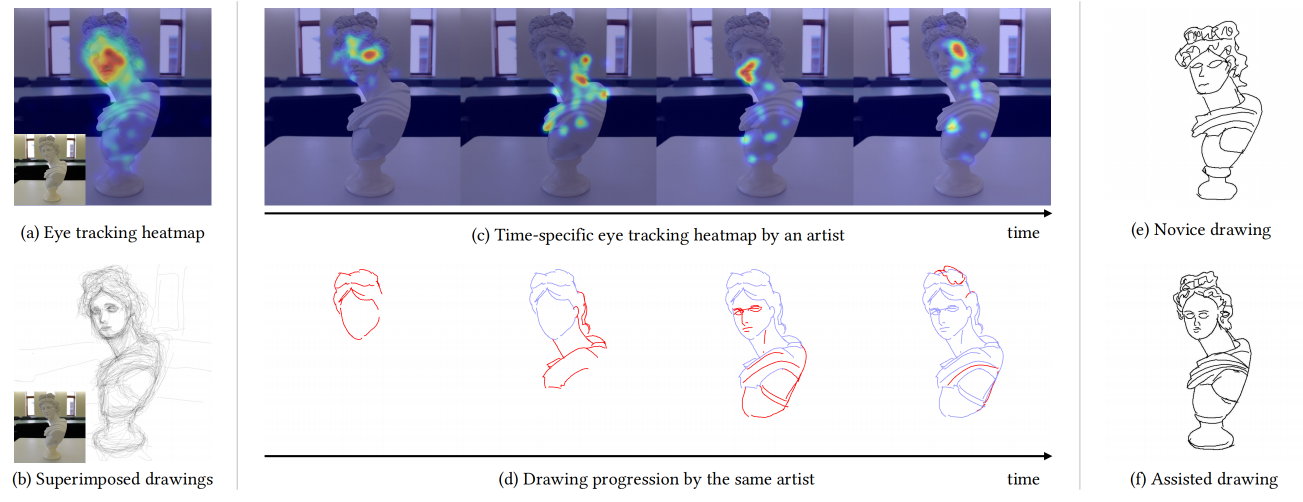
#> input picture teaser_00.png, 2606 x 1003 px, given in place of teaser_00.png.png, which was not available (shown at 1/2 size)
$ python register_labeled.py ../teaser_00.png ../teaser_00.png
#> lines starting #> are read from the running program, lines starting #| are printed output that depends on the picture; after the words box and inside, x2 and y2 are one past the last pixel; in counts of white or black regions, pixels touching at a corner belong together; pictures that were not available may be replaced by others from this repository, and a replacement may not be noted
import cv2
import json
import os
import sys
import numpy as np
import SimpleITK as sitk
from ThinPlateSplineShapeTransformer import ThinPlateSplineShapeTransformer

# [47 lines left out: functions command_iteration, command_multiresolution_iteration, init_displacement_field_TPS, not called in this run]

if len ( sys.argv ) != 3:
    print( "Usage: {0} <IMAGE_FILENAME.png> <PARTICIPANT_ID>".format(sys.argv[0]))
    sys.exit ( 1 )

image = sys.argv[1]
uid = sys.argv[2]
print("Registering with labeled fiducials: %s %s" % (image, uid))


kernel = np.ones((3, 3), np.uint8)
fixed_0_np = cv2.imread("Data/sketches_png/%s_%s.png" % (image[:-4], uid), cv2.IMREAD_GRAYSCALE)
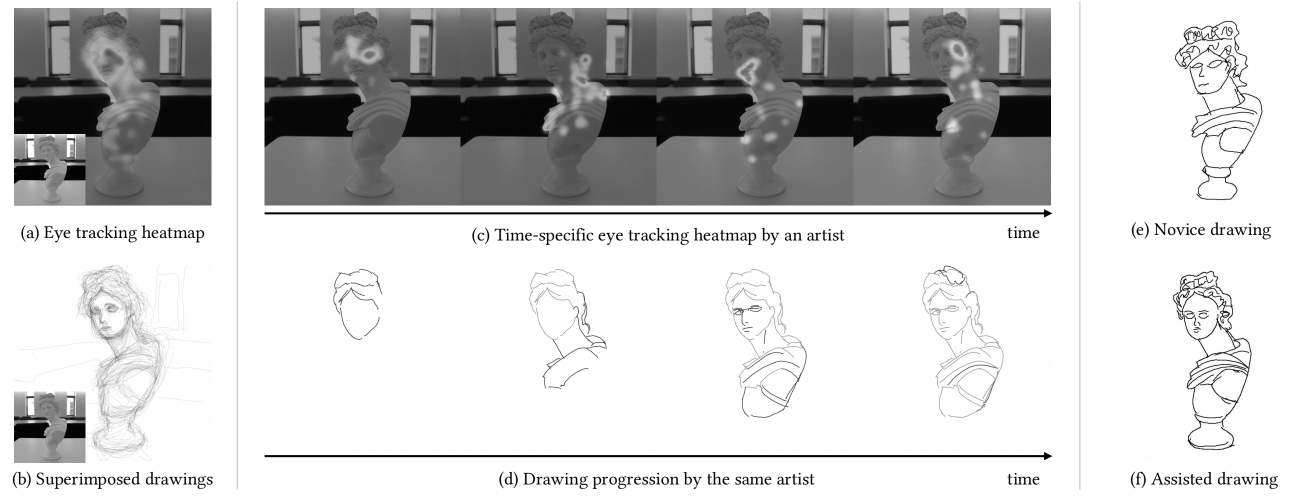
#> fixed_0_np: shape (1003, 2606) (shown at 1/2 size); min 0, max 255, mean 200.9
_, fixed_0_np = cv2.threshold(fixed_0_np, 127, 255, cv2.THRESH_BINARY_INV)
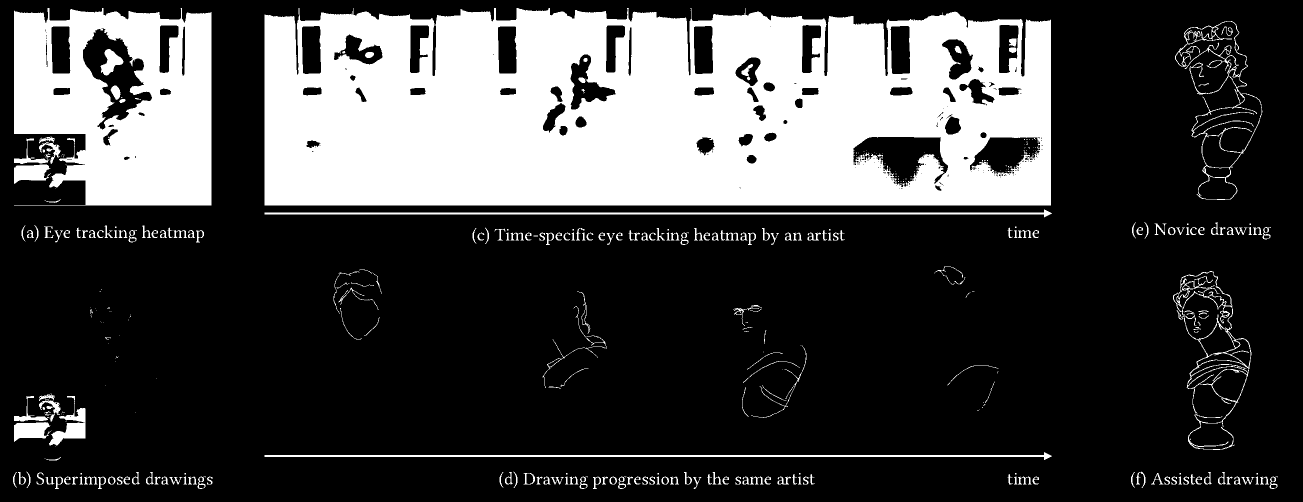
#> fixed_0_np: shape (1003, 2606) (shown at 1/2 size); 26.6% white; 407 white regions (169 under 20 px), largest, box (x1, y1, x2, y2) and area: (529, 16, 2102, 411) 525186, (28, 16, 423, 411) 113210, (529, 419, 2104, 435) 6372
fixed_0_np = cv2.dilate(fixed_0_np, kernel, iterations=2)
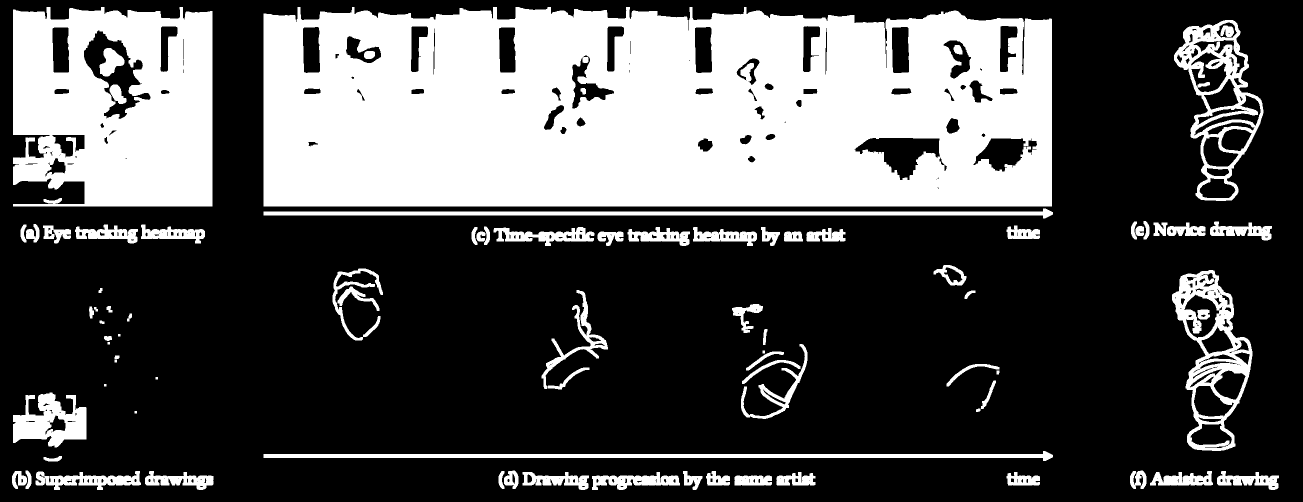
#> fixed_0_np: shape (1003, 2606) (shown at 1/2 size); 31.8% white; 83 white regions, largest, box (x1, y1, x2, y2) and area: (527, 14, 2104, 413) 557150, (26, 14, 425, 413) 128673, (2344, 540, 2505, 902) 18392
fixed_0_np = cv2.resize(fixed_0_np, (256, 256))
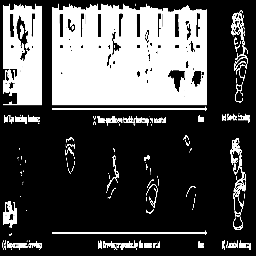
#> fixed_0_np: shape (256, 256); min 0, max 255, mean 81
cv2.imwrite("Data/register_input1/%s_%s_input1.png" % (image[:-4], uid), 255 - fixed_0_np)
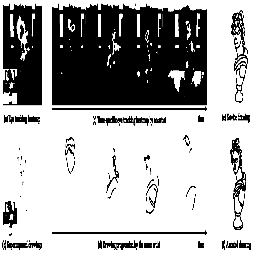
#> saved as teaser_00.png_input1.png: shape (256, 256); min 0, max 255, mean 174
#> (the run stopped early here; a loop or call above may not have finished)
